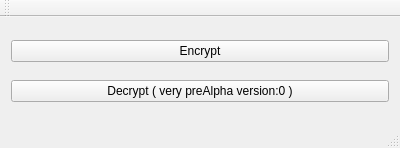
<?xml version="1.0" encoding="UTF-8"?>
<ui version="4.0">
 <class>MainWindow</class>
 <widget class="QMainWindow" name="MainWindow">
  <property name="geometry">
   <rect>
    <x>0</x>
    <y>0</y>
    <width>400</width>
    <height>148</height>
   </rect>
  </property>
  <property name="windowTitle">
   <string>MainWindow</string>
  </property>
  <widget class="QWidget" name="centralWidget">
   <layout class="QGridLayout" name="gridLayout">
    <item row="0" column="0">
     <widget class="QPushButton" name="Encrypt">
      <property name="text">
       <string>Encrypt</string>
      </property>
     </widget>
    </item>
    <item row="1" column="0">
     <widget class="QPushButton" name="Decrypt">
      <property name="text">
       <string>Decrypt ( very preAlpha version:0 )</string>
      </property>
     </widget>
    </item>
   </layout>
  </widget>
  <widget class="QMenuBar" name="menuBar">
   <property name="geometry">
    <rect>
     <x>0</x>
     <y>0</y>
     <width>400</width>
     <height>25</height>
    </rect>
   </property>
  </widget>
  <widget class="QToolBar" name="mainToolBar">
   <attribute name="toolBarArea">
    <enum>TopToolBarArea</enum>
   </attribute>
   <attribute name="toolBarBreak">
    <bool>false</bool>
   </attribute>
  </widget>
  <widget class="QStatusBar" name="statusBar"/>
 </widget>
 <layoutdefault spacing="6" margin="11"/>
 <resources/>
 <connections/>
</ui>
